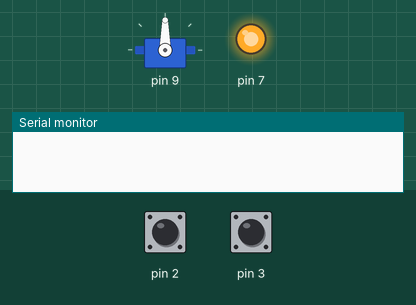
Bench run of a sketch on a simulated Arduino Uno, built with avr-gcc and run on an emulated ATmega328P. On the bench: servo, output pins drawn as LEDs (lit = HIGH), the last lines printed to the serial monitor. Inputs (shaded band) come from the test bench; at power-on: pin 2 HIGH, pin 3 HIGH.

Above: at 1.2 s.
1.3 s: pin 2 pulled LOW for 0.15 s
At 1.46 s:
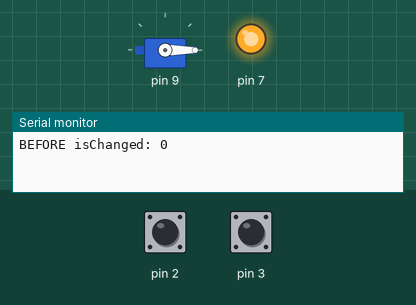
At 5.9 s:
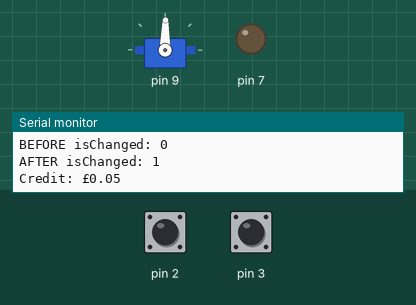
7.3 s: pin 2 pulled LOW for 3.2 s
At 11.31 s:
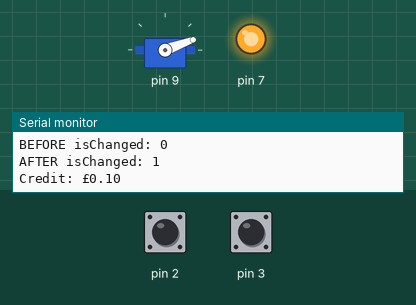
Timing chart, 0 to 20.6 s (numbered marks = the images above; inputs shaded):
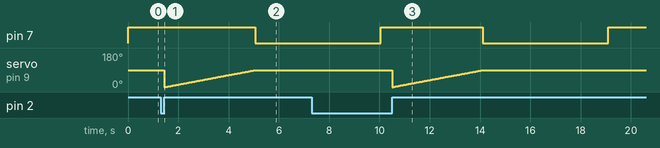

The sketch:

mais2.0.ino
```cpp
/*
 * M@is 2.0
 *
 *    WIRING:
 * WHITE:   Coin data   2
 * GRAY:    Relè data   7
 * WHITE:   Relè data   8
 * ORANGE:  Servo data  9
 * RED:     +5
 * BLACK:   GND
 *
 */

#include <Servo.h>

Servo myservo;

struct TIME
{
  int servo;
  int cottura;
};

struct PIN
{
  int rele0;
  int rele1;
  int stepper;
  byte interrupt0;
  byte interrupt1;
};

struct COIN
{
  volatile float value;
  volatile bool isChanged;
};

TIME time_t;
PIN pin;
COIN coin;

void setup()
{
  time_t = {40,5000};
  pin = {7,8,9,2,3};
  coin = {0.00, false};

  Serial.begin(9600);

  pinMode(pin.interrupt0, INPUT_PULLUP);
  attachInterrupt(digitalPinToInterrupt(pin.interrupt0), coinInserted, RISING);//RISING);

  pinMode(pin.interrupt1, INPUT_PULLUP);
  attachInterrupt(digitalPinToInterrupt(pin.interrupt1), interrupt1, CHANGE);

  pinMode(pin.rele0, OUTPUT);
  digitalWrite(pin.rele0, HIGH);

  myservo.attach(pin.stepper);
}
void interrupt1()
{
  Serial.println("interrupt1");
}
void coinInserted()
//The function that is called every time it recieves a pulse
{
  Serial.print("BEFORE isChanged: ");
  Serial.println(coin.isChanged);
  if(!coin.isChanged)
  {
    coin.value = coin.value + 0.05;
    //As we set the Pulse to represent 5p or 5c we add this to the coinsValue
    coin.isChanged = true;
    //Flag that there has been a coin inserted
  }
  Serial.print("AFTER isChanged: ");
  Serial.println(coin.isChanged);
}

void loop()
{
  if(coin.isChanged)//Check if a coin has been Inserted
  {
    Serial.print("Credit: £");
    Serial.println(coin.value);
    for(int pos = 0; pos < 90; ++pos)
    {
      myservo.write(pos);
      delay(time_t.servo);
    }

    digitalWrite(pin.rele0, LOW);
    delay(time_t.cottura);
    digitalWrite(pin.rele0, HIGH);
    delay(10);
    Serial.println("FINISH");
    coin.isChanged = false;
    Serial.print("isChanged: ");
    Serial.println(coin.isChanged);
  }
}
```

Measured:
- after the input at 1.3 s, pin 7: HIGH → LOW after 3.8 s
